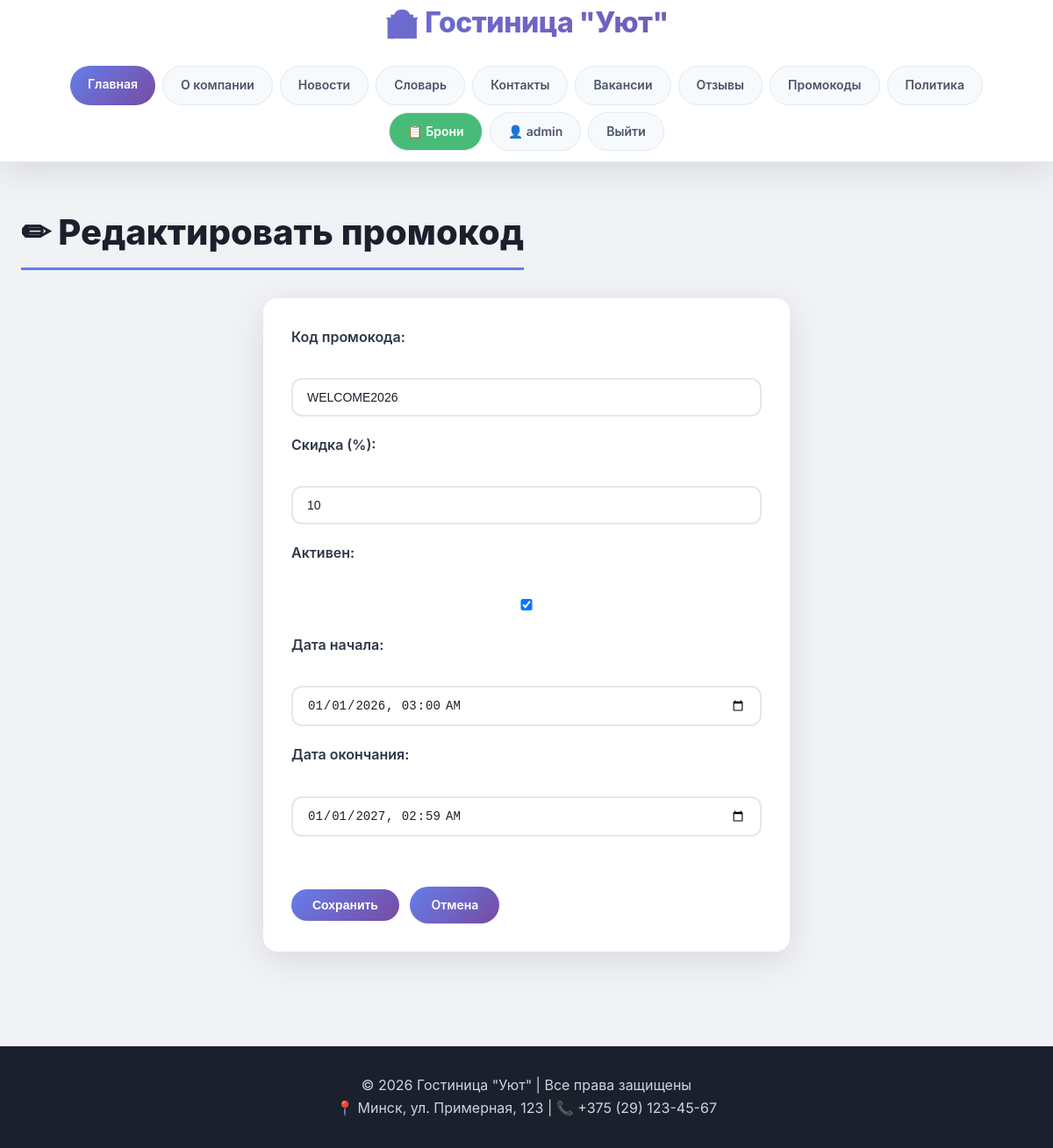
/promocodes/update/1/ (signed in), run on the app's committed database.
### hotel/models.py (models this page shows, shortened)
class PromoCode(models.Model):
    code = models.CharField(max_length=50, unique=True)
    discount_percent = models.IntegerField()
    is_active = models.BooleanField(default=True)
    start_date = models.DateTimeField()
    end_date = models.DateTimeField()
    class Meta:
        verbose_name = 'Промокод'
        verbose_name_plural = 'Промокоды'

### hotel/views.py (the view, shortened to what this page needs)
# urls.py: path('promocodes/update/<int:promocode_id>/', views.promocode_update, name='promocode_update'),
@login_required
@user_passes_test(is_admin_only)
def promocode_update(request, promocode_id):
    promocode = get_object_or_404(PromoCode, id=promocode_id)
    return render(request, 'hotel/promocode_form.html', {'promocode': promocode})

### hotel/views.py (called while the page is built)
def is_admin_only(user):
    return user.is_superuser

### hotel/templates/hotel/promocode_form.html (shortened to what this page needs)
{% extends 'hotel/base.html' %}
{% block content %}
<h2>{% if promocode %}✏ Редактировать промокод{% else %}➕ Добавить промокод{% endif %}</h2>
<form method="post">
    <div>
        <label>Код промокода:</label><br>
        <input type="text" name="code" value="{{ promocode.code|default:'' }}" required>
    </div>
    <div>
        <label>Скидка (%):</label><br>
        <input type="number" name="discount_percent" value="{{ promocode.discount_percent|default:'' }}" required>
    </div>
    <div>
        <label>Активен:</label><br>
        <input type="checkbox" name="is_active" {% if promocode.is_active %}checked{% endif %}>
    </div>
    <div>
        <label>Дата начала:</label><br>
        <input type="datetime-local" name="start_date" value="{{ promocode.start_date|date:'Y-m-d\TH:i'|default:'' }}" required>
    </div>
    <div>
        <label>Дата окончания:</label><br>
        <input type="datetime-local" name="end_date" value="{{ promocode.end_date|date:'Y-m-d\TH:i'|default:'' }}" required>
    </div>
    <br>
    <button type="submit" class="btn">Сохранить</button>
    <a href="/promocodes/" class="btn">Отмена</a>
</form>
{% endblock %}

### hotel/templates/hotel/base.html (shortened to what this page needs)
{% load static %}
<!DOCTYPE html>
<html lang="ru">
<head>
    <link rel="stylesheet" href="{% static 'hotel/css/style.css' %}?v=4">
</head>
<body>
    <header>
        <div class="container">
            <h1>🏨 Гостиница "Уют"</h1>
            <nav>
                <a href="/" {% if request.path == '/' %}style="background: linear-gradient(135deg, #667eea 0%, #764ba2 100%); color: white;"{% endif %}>Главная</a>
                <a href="/about/" {% if request.path == '/about/' %}style="background: linear-gradient(135deg, #667eea 0%, #764ba2 100%); color: white;"{% endif %}>О компании</a>
                <a href="/news/" {% if '/news/' in request.path and not request.path == '/' %}style="background: linear-gradient(135deg, #667eea 0%, #764ba2 100%); color: white;"{% endif %}>Новости</a>
                <a href="/glossary/" {% if request.path == '/glossary/' %}style="background: linear-gradient(135deg, #667eea 0%, #764ba2 100%); color: white;"{% endif %}>Словарь</a>
                <a href="/contacts/" {% if request.path == '/contacts/' %}style="background: linear-gradient(135deg, #667eea 0%, #764ba2 100%); color: white;"{% endif %}>Контакты</a>
                <a href="/vacancies/" {% if request.path == '/vacancies/' %}style="background: linear-gradient(135deg, #667eea 0%, #764ba2 100%); color: white;"{% endif %}>Вакансии</a>
                <a href="/reviews/" {% if request.path == '/reviews/' %}style="background: linear-gradient(135deg, #667eea 0%, #764ba2 100%); color: white;"{% endif %}>Отзывы</a>
                <a href="/promocodes/" {% if request.path == '/promocodes/' %}style="background: linear-gradient(135deg, #667eea 0%, #764ba2 100%); color: white;"{% endif %}>Промокоды</a>
                <a href="/privacy/" {% if request.path == '/privacy/' %}style="background: linear-gradient(135deg, #667eea 0%, #764ba2 100%); color: white;"{% endif %}>Политика</a>
                {% if user.is_authenticated %}
                    <a href="/all-bookings/" {% if '/all-bookings/' in request.path %}style="background: #48bb78; color: white;"{% else %}style="background:#48bb78; color:white;"{% endif %}>📋 Брони</a>
                    <a href="/profile/" {% if request.path == '/profile/' %}style="background: linear-gradient(135deg, #667eea 0%, #764ba2 100%); color: white;"{% endif %}>👤 {{ user.username }}</a>
                    <a href="/logout/">Выйти</a>
                {% endif %}
            </nav>
        </div>
    </header>
    <main>
        <div class="container">
            {% block content %}{% endblock %}
        </div>
    </main>
    <footer>
        <div class="container">
            <p>© 2026 Гостиница "Уют" | Все права защищены</p>
            <p>📍 Минск, ул. Примерная, 123 | 📞 +375 (29) 123-45-67</p>
        </div>
    </footer>
</body>
</html>

### hotel/static/hotel/css/style.css (style rules this page uses)
:root { --primary: #667eea; --primary-dark: #5a67d8; --secondary: #f56565; --dark: #2d3748; --light: #f7fafc; --gray: #718096; --success: #48bb78; --warning: #ed8936; --gradient: linear-gradient(135deg, #667eea 0%, #764ba2 100%); --shadow: 0 10px 40px rgba(0,0,0,0.1); --shadow-hover: 0 20px 60px rgba(0,0,0,0.15); --border-radius: 16px; --transition: all 0.3s ease; }
* { margin: 0; padding: 0; box-sizing: border-box; }
body { font-family: 'Inter', -apple-system, BlinkMacSystemFont, 'Segoe UI', Roboto, sans-serif; background: #f0f2f5; color: #1a202c; line-height: 1.6; min-height: 100vh; }
.container { max-width: 1280px; margin: 0 auto; padding: 0 24px; position: relative; z-index: 1; }
header { background: white; box-shadow: var(--shadow); position: sticky; top: 0; z-index: 1000; border-bottom: 1px solid #e2e8f0; }
header h1 { font-size: 2rem; font-weight: 800; background: var(--gradient); -webkit-background-clip: text; -webkit-text-fill-color: transparent; background-clip: text; margin-bottom: 12px; letter-spacing: -0.5px; text-align: center; }
nav { display: flex; flex-wrap: wrap; justify-content: center; gap: 8px; padding: 12px 0; }
nav a { color: #4a5568; text-decoration: none; padding: 10px 20px; font-weight: 600; border-radius: 40px; transition: var(--transition); font-size: 14px; white-space: nowrap; background: #f7fafc; border: 1px solid #e2e8f0; }
nav a:first-child { background: var(--gradient); color: white; border: none; }
.btn { display: inline-block; background: var(--gradient); color: white !important; padding: 10px 24px; text-decoration: none; border-radius: 40px; margin-top: 12px; margin-right: 8px; transition: var(--transition); border: none; cursor: pointer; font-weight: 600; font-size: 14px; }
form { background: white; padding: 32px; border-radius: var(--border-radius); box-shadow: var(--shadow); max-width: 600px; margin: 0 auto; }
form div { margin-bottom: 20px; }
form label { font-weight: 600; display: block; margin-bottom: 8px; color: #2d3748; }
form input, form select, form textarea { width: 100%; padding: 12px 16px; border: 2px solid #e2e8f0; border-radius: 12px; font-size: 14px; transition: var(--transition); background: white; color: #1a202c; }
footer { background: #1a202c; color: #cbd5e0; text-align: center; padding: 32px 0; margin-top: 60px; }
footer p { color: #cbd5e0; }
main { padding: 48px 0; }
main h2 { font-size: 2.5rem; font-weight: 800; margin-bottom: 32px; color: #1a202c; border-bottom: 3px solid var(--primary); display: inline-block; padding-bottom: 8px; }

### data on the page
PromoCode: code "WELCOME2026", discount_percent "10", is_active "☑", start_date "01/01/2026 03:00", end_date "01/01/2027 02:59"

### other printed values
{{ user.username }} "admin"
